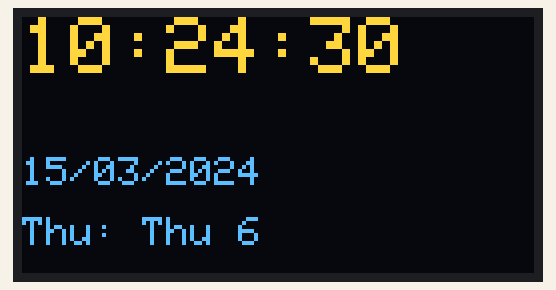
Simulated run of this sketch. Board: Arduino Uno, built with avr-gcc and run on an emulated ATmega328P. On the bench: 128×64 one-colour display. The OLED is the two-colour kind (top 16 rows yellow); the local clock reads 2024-03-15 10:24:30 at power-on unless the sketch sets it.

Above: at 0.1 s.
At 4.2 s:
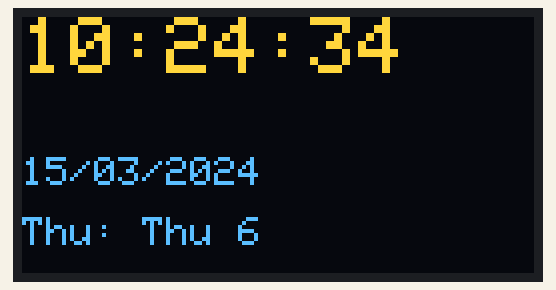
At 9.4 s:
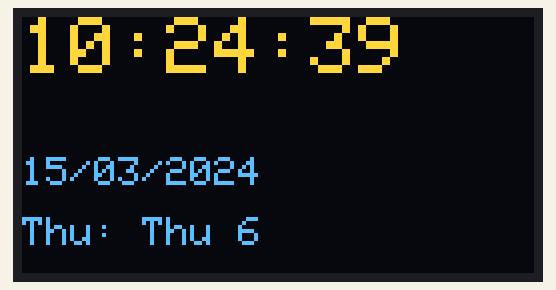
At 18.7 s:
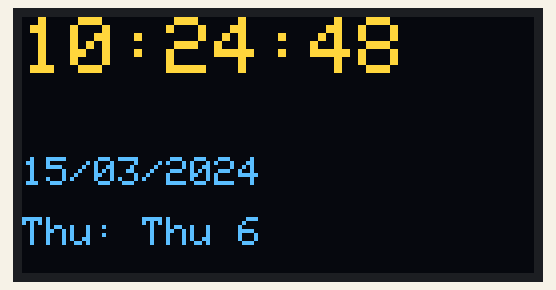
At 28.0 s:
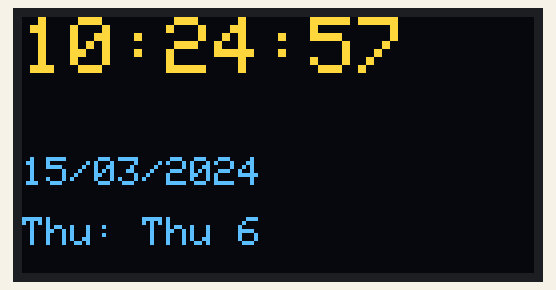
At 38.3 s:
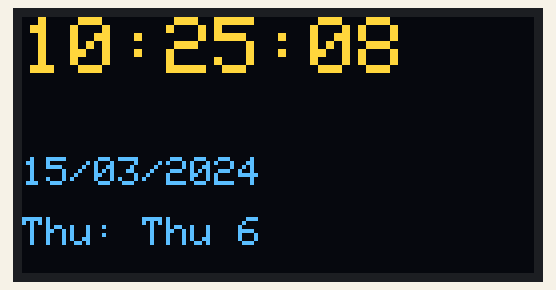

Measured:
- what the display in image 1 shows lasts 1.0 s, from 4.2 s to 5.2 s

The sketch:

thoi-gian-thuc.ino
```cpp
#include <Wire.h>
#include <Adafruit_GFX.h>
#include <Adafruit_SSD1306.h>
#include "RTClib.h"

#define SCREEN_WIDTH 128
#define SCREEN_HEIGHT 64

Adafruit_SSD1306 display(SCREEN_WIDTH, SCREEN_HEIGHT, &Wire, -1);
RTC_DS3231 rtc;

char daysOfTheWeek[7][12] = {
  "CN", "Thu 2", "Thu 3", "Thu 4", "Thu 5", "Thu 6", "Thu 7"
};

void setup() {
  Serial.begin(9600);

  // Khởi động OLED
  if (!display.begin(SSD1306_SWITCHCAPVCC, 0x3C)) {
    while (1);
  }

  display.clearDisplay();
  display.setTextColor(SSD1306_WHITE);

  // Khởi động RTC
  if (!rtc.begin()) {
    display.setCursor(0, 0);
    display.print("LOI RTC");
    display.display();
    while (1);
  }

  // Nếu RTC mất nguồn thì set lại thời gian
  if (rtc.lostPower()) {
    rtc.adjust(DateTime(F(__DATE__), F(__TIME__)));
  }
}

void loop() {
  DateTime now = rtc.now();

  display.clearDisplay();

  // ----- HIEN THI GIO -----
  display.setTextSize(2);
  display.setCursor(0, 0);

  if (now.hour() < 10) display.print("0");
  display.print(now.hour());
  display.print(":");

  if (now.minute() < 10) display.print("0");
  display.print(now.minute());
  display.print(":");

  if (now.second() < 10) display.print("0");
  display.print(now.second());

  // ----- HIEN THI NGAY THANG -----
  display.setTextSize(1);
  display.setCursor(0, 35);

  if (now.day() < 10) display.print("0");
  display.print(now.day());
  display.print("/");

  if (now.month() < 10) display.print("0");
  display.print(now.month());
  display.print("/");
  display.print(now.year());

  // ----- HIEN THI THU -----
  display.setCursor(0, 50);
  display.print("Thu: ");
  display.print(daysOfTheWeek[now.dayOfTheWeek()]);

  display.display();
  delay(1000);
}
```
